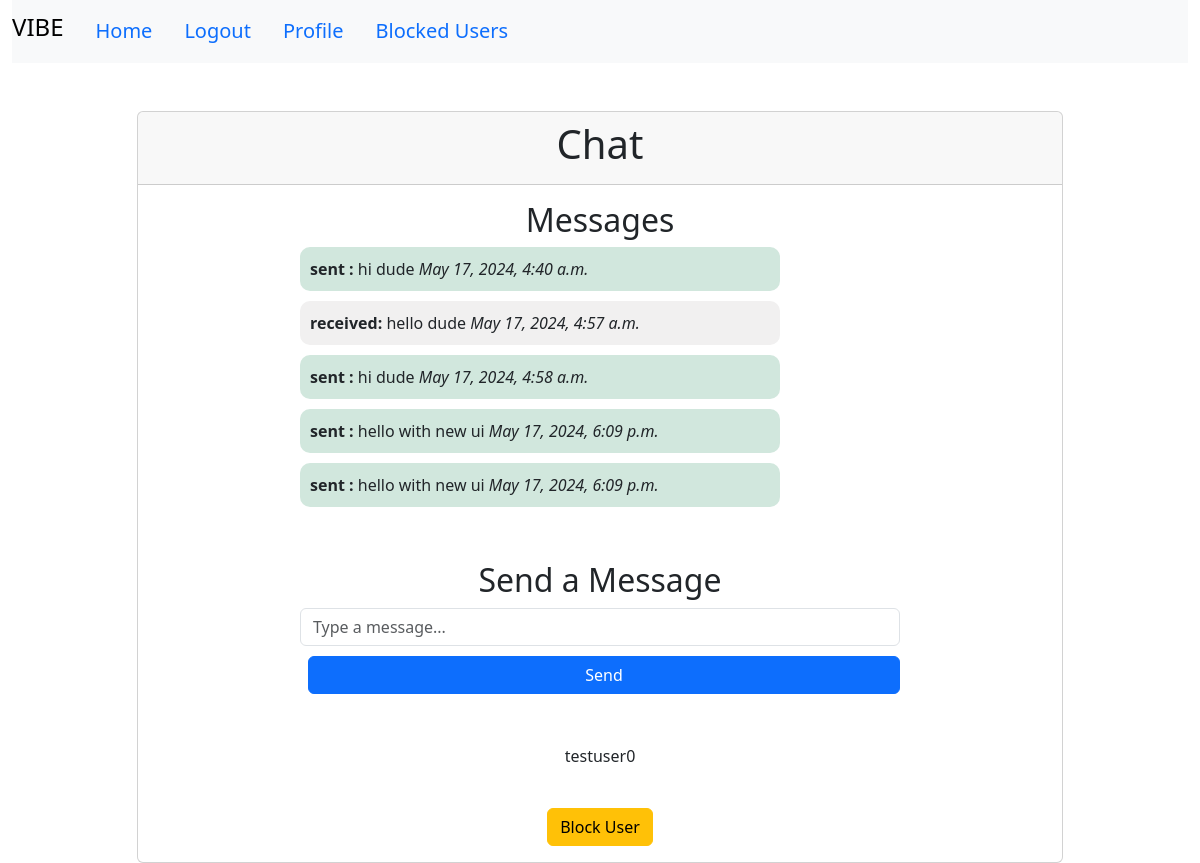
/chat/1/ (signed in), run on the app's committed database.
### vibeapp/models.py (models this page shows, shortened)
class Message(models.Model):
    sender = models.ForeignKey(CustomUser, related_name='sent_messages', on_delete=models.CASCADE)
    receiver = models.ForeignKey(CustomUser, related_name='received_messages', on_delete=models.CASCADE)
    content = models.TextField()
    timestamp = models.DateTimeField(default=timezone.now)

class CustomUser(AbstractUser):
    GENDER_CHOICES = [
        ('M', 'Male'),
        ('F', 'Female'),
        ('O', 'Other'),
    ]
    date_of_birth = models.DateField(null=True, blank=True)
    gender = models.CharField(max_length=1, choices=GENDER_CHOICES, null=True, blank=True)
    class_10_school = models.CharField(max_length=255, null=True, blank=True)
    class_10_passing_year = models.IntegerField(null=True, blank=True)
    class_12_school = models.CharField(max_length=255, null=True, blank=True)
    class_12_passing_year = models.IntegerField(null=True, blank=True)
    college_name = models.CharField(max_length=255, null=True, blank=True)
    expected_graduation_year = models.IntegerField(null=True, blank=True)
    groups = models.ManyToManyField(
        "auth.Group",
        verbose_name="groups",
        blank=True,
        related_name="custom_user_set",
        related_query_name="user",
    )
    user_permissions = models.ManyToManyField(
        "auth.Permission",
        verbose_name="user permissions",
        blank=True,
        related_name="custom_user_set",
        related_query_name="user",
    )

### vibeapp/views.py (the view, shortened to what this page needs)
# urls.py: path('chat/<int:user_id>/', views.chat_with_user, name='chat_with_user'),
@login_required
def chat_with_user(request, user_id):
    receiver = get_object_or_404(CustomUser, pk=user_id)
    if BlockedUser.objects.filter(Q(blocker=request.user, blocked=receiver) | Q(blocker=receiver, blocked=request.user)).exists():
        return redirect('home')
    vibe_match, created = VibeMatch.objects.get_or_create(
        user1=min(request.user, receiver, key=lambda u: u.id),
        user2=max(request.user, receiver, key=lambda u: u.id)
    )
    messages = Message.objects.filter(
        (Q(sender=request.user) & Q(receiver=receiver)) |
        (Q(sender=receiver) & Q(receiver=request.user))
    ).order_by('timestamp')
    if request.method == 'POST' and 'content' in request.POST:
        form = MessageForm(request.POST)
        if form.is_valid():
            message = form.save(commit=False)
            message.sender = request.user
            message.receiver = receiver
            message.save()
            messages_html = render_to_string('messages_partial.html', {'messages': messages, 'user': request.user})
            if request.is_ajax():
                return JsonResponse({'messages_html': messages_html})
            return redirect('chat_with_user', user_id=user_id)
    elif 'fetch_new' in request.GET:
        messages_html = render_to_string('messages_partial.html', {'messages': messages, 'user': request.user})
        return JsonResponse({'messages_html': messages_html})
    else:
        form = MessageForm()
    return render(request, 'chat.html', {
        'receiver': receiver,
        'messages': messages,
        'form': form,
        'user': request.user,
        'receiver_id': user_id,
        'vibe_match': vibe_match,
        'show_profile': vibe_match.matched
    })

### vibeapp/forms.py
class MessageForm(forms.ModelForm):
    class Meta:
        model = Message
        fields = ['content']
        widgets = {
            'content': forms.TextInput(attrs={'class': 'form-control', 'placeholder': 'Type a message...', 'autocomplete': 'off'}),
        }

### vibeapp/templates/chat.html (shortened to what this page needs)
{% extends 'home.html' %}
{% block body %}
<div class="container mt-5">
    <div class="row justify-content-center">
        <div class="col-md-10">
            <div class="card">
                <div class="card-header text-center">
                    <h1>Chat</h1>
                </div>
                <div class="card-body">
                    <div class="chat-container">
                        <div class="messages">
                            <h2 class="text-center">Messages</h2>
                            <ul class="list-group">
                                {% include 'messages_partial.html' %}
                            </ul>
                        </div>
                        <div class="send-message mt-4">
                            <h2 class="text-center">Send a Message</h2>
                            <form id="message-form" method="post" class="d-flex">
                                <div class="flex-grow-1">
                                    {{ form.content }}
                                </div>
                                <div class="ms-2">
                                    <button type="submit" name="send_message" class="btn btn-primary">Send</button>
                                </div>
                            </form>
                        </div>
                        <div class="vibe-actions text-center mt-4">
                            {% if not show_profile %}
                            <form method="post">
                                {% csrf_token %}
                                <button type="submit" name="vibe_action" value="vibe_match" class="btn btn-success">Vibe Match</button>
                                <button type="submit" name="vibe_action" value="vibe_not_match" class="btn btn-danger">Vibe Not Match</button>
                            </form>
                            {% else %}
                            <p class="mt-3">{{ receiver.username }}</p>
                            {% endif %}
                        </div>
                        <div class="block-user text-center mt-4">
                            <form method="post" action="{% url 'block_user' receiver_id %}">
                                <button type="submit" class="btn btn-warning">Block User</button>
                            </form>
                        </div>
                    </div>
                </div>
            </div>
        </div>
    </div>
</div>
{% endblock %}

### vibeapp/templates/messages_partial.html
{% for message in messages %}
<li class="{% if message.sender == user %}sent{% else %}received{% endif %}">
    <div class="message-content">
        <strong>{% if message.sender == user %}sent {% else %}received{% endif %}:</strong> {{ message.content }}
        <em>{{ message.timestamp }}</em>
    </div>
</li>
{% endfor %}

### vibeapp/static/styles.css (style rules this page uses)
.chat-container { display: flex; flex-direction: column; align-items: center; }
.messages { width: 100%; max-width: 600px; margin-bottom: 20px; }
.messages ul { list-style-type: none; padding: 0; }
.messages li { margin-bottom: 10px; }
.message-content { padding: 10px; border-radius: 10px; max-width: 80%; word-wrap: break-word; }
.received .message-content { background-color: #f1f0f0; align-self: flex-start; }
.sent .message-content { background-color: #d1e7dd; align-self: flex-end; }
.send-message { width: 100%; max-width: 600px; }
.send-message form { display: flex; flex-direction: column; }
.send-message button { align-self: flex-end; margin-top: 10px; }

### vibeapp/templates/home.html (style rules this page uses)
.btn-primary, .btn-secondary { margin: 10px 0; display: block; width: 100%; }

### data on the page
Message: shows "sent", content "hi dude", timestamp "May 17, 2024, 4:40 a.m."
Message: shows "received", content "hello dude", timestamp "May 17, 2024, 4:57 a.m."
Message: shows "sent", content "hi dude", timestamp "May 17, 2024, 4:58 a.m."
Message: shows "sent", content "hello with new ui", timestamp "May 17, 2024, 6:09 p.m."
Message: shows "sent", content "hello with new ui", timestamp "May 17, 2024, 6:09 p.m."
CustomUser: username "testuser0"
